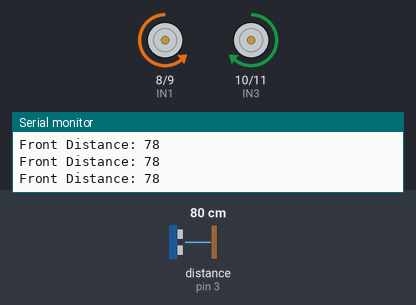
Simulated run of this sketch. Board: Arduino Uno, built with avr-gcc and run on an emulated ATmega328P. Parts: motor-driver pin pairs drawn as motors (green arrow = first pin HIGH = forward, orange = second pin HIGH = backward, longer = more drive, scaled by the enable pin), the last lines printed to the serial monitor. Wiring (inferred from the names in the program): ultrasonic range finder: trigger pin 2; echo pin 3. Inputs (shaded band) come from the test bench; at power-on: distance to the obstacle (sensor on pin 3) 80 cm. The echo pulse lasts 58.3 µs per cm.

Above: at 1.2 s.
1.3 s: distance to the obstacle (sensor on pin 3) set to 24 cm
2.8 s: distance to the obstacle (sensor on pin 3) set to 19 cm
At 2.95 s:
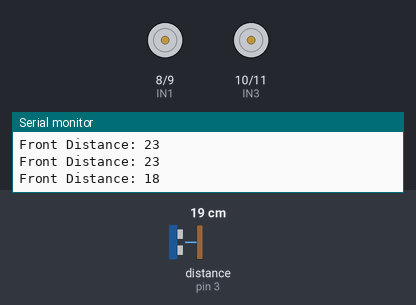
At 5.5 s:
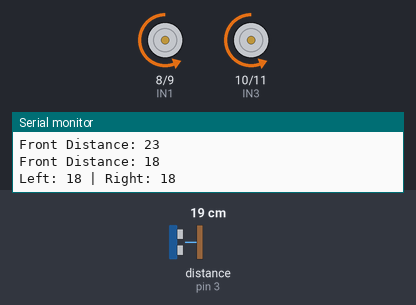
5.8 s: distance to the obstacle (sensor on pin 3) set to 35 cm
8.8 s: distance to the obstacle (sensor on pin 3) set to 2 cm
At 11.5 s:
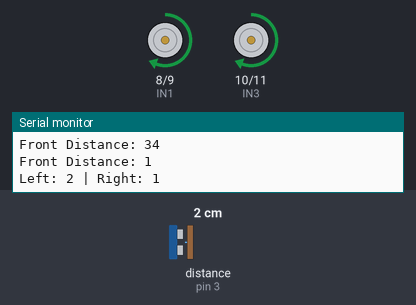
Timing chart, 0 to 12.8 s (numbered marks = the images above; inputs shaded):
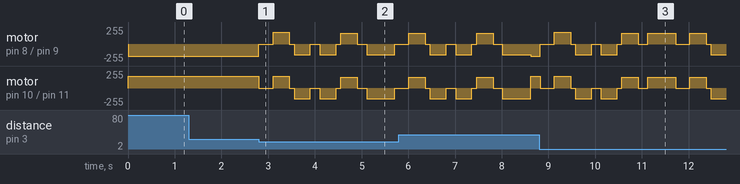

Measured:
- the behaviour switches between 22 and 21 cm on distance to the obstacle (sensor on pin 3) (found by bisection; images 0 and 1)

The sketch:

2WD_HCSR_BOT.ino
```cpp
// -------------------- Motor driver control pins --------------------
const int ENA = 5;      // PWM for left motor
const int ENB = 6;      // PWM for right motor
const int IN1 = 8;
const int IN2 = 9;
const int IN3 = 10;
const int IN4 = 11;

// -------------------- Ultrasonic pins -- ------------------
const int trigPin = 2;
const int echoPin = 3;

// -------------------- Motor Speeds --------------------
int motorSpeed = 180;   // Forward speed
int turnSpeed = 160;    // Turn speed
const int threshold = 20;  // Distance threshold in cm

void setup() {
  pinMode(ENA, OUTPUT); pinMode(ENB, OUTPUT);
  pinMode(IN1, OUTPUT); pinMode(IN2, OUTPUT);
  pinMode(IN3, OUTPUT); pinMode(IN4, OUTPUT);

  pinMode(trigPin, OUTPUT);
  pinMode(echoPin, INPUT);

  Serial.begin(9600);
}

void loop() {
  int dist = getDistance();
  Serial.print("Front Distance: "); Serial.println(dist);

  if (dist > threshold) {
    moveForward();
  } else {
    stopMotors();
    delay(300);

    int left = scan("left");
    delay(200);
    int right = scan("right");
    delay(200);

    Serial.print("Left: "); Serial.print(left);
    Serial.print(" | Right: "); Serial.println(right);

    if (left > right) {
      turnLeft();
    } else {
      turnRight();
    }

    delay(500); // time to complete the turn
  }

  delay(100);  // loop delay
}

// -------------------- Motor Control Functions --------------------

void moveForward() {
  analogWrite(ENA, motorSpeed);
  analogWrite(ENB, motorSpeed);

  digitalWrite(IN2, HIGH); digitalWrite(IN1, LOW);   // Left motor forward
  digitalWrite(IN4, LOW);  digitalWrite(IN3, HIGH);  // Right motor forward (reversed)
}

void turnLeft() {
  analogWrite(ENA, turnSpeed);
  analogWrite(ENB, turnSpeed);

  digitalWrite(IN2, LOW); digitalWrite(IN1, HIGH);   // Left motor backward
  digitalWrite(IN4, LOW); digitalWrite(IN3, HIGH);   // Right motor forward
}

void turnRight() {
  analogWrite(ENA, turnSpeed);
  analogWrite(ENB, turnSpeed);

  digitalWrite(IN2, HIGH); digitalWrite(IN1, LOW);   // Left motor forward
  digitalWrite(IN4, HIGH); digitalWrite(IN3, LOW);   // Right motor backward
}

void stopMotors() {
  analogWrite(ENA, 0);
  analogWrite(ENB, 0);

  digitalWrite(IN1, LOW); digitalWrite(IN2, LOW);
  digitalWrite(IN3, LOW); digitalWrite(IN4, LOW);
}

// -------------------- Scanning Function --------------------

int scan(String direction) {
  if (direction == "left") {
    turnLeft();
  } else {
    turnRight();
  }

  delay(350);  // turn and scan position
  stopMotors();
  delay(100);
  int dist = getDistance();

  // return to original orientation
  if (direction == "left") {
    turnRight();
  } else {
    turnLeft();
  }
  delay(350);
  stopMotors();

  return dist;
}

// -------------------- Ultrasonic Distance Function --------------------

int getDistance() {
  digitalWrite(trigPin, LOW);
  delayMicroseconds(2);

  digitalWrite(trigPin, HIGH);
  delayMicroseconds(10);
  digitalWrite(trigPin, LOW);

  long duration = pulseIn(echoPin, HIGH, 30000); // max wait: 30ms
  int distance = duration * 0.034 / 2;

  if (distance == 0 || distance > 200) {
    return 200;  // default to max range
  }

  return distance;
}
```
